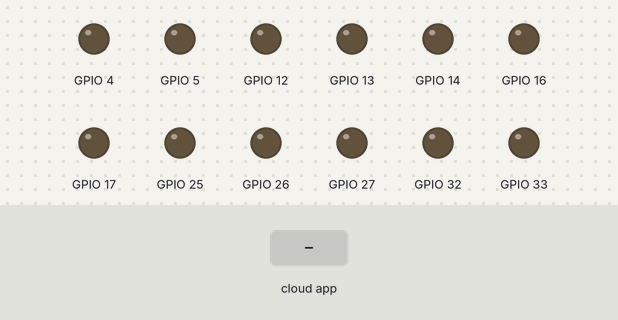
Bench run of a sketch on a simulated ESP32. Shown: output pins drawn as LEDs (lit = HIGH). The test bench sets the inputs (shaded band). The ROS host is connected and sends only what is stated.

Above: at 1.2 s.
1.3 s: the phone or cloud app sets linear.x to -100
At 1.7 s:
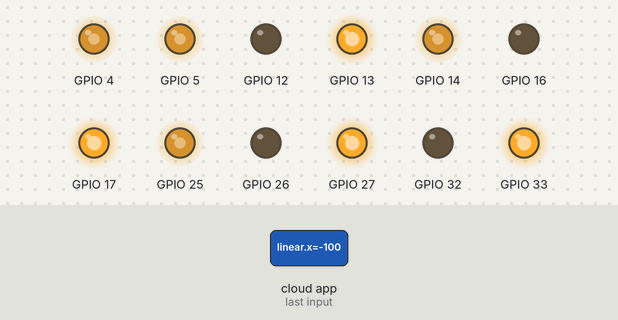
3.3 s: the phone or cloud app sets angular.z to -100
At 3.7 s:
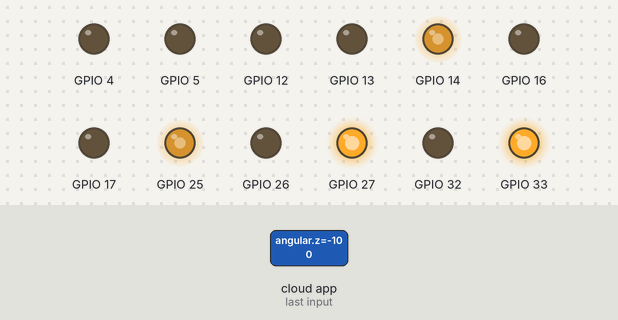
5.3 s: the phone or cloud app sets linear.x to 0
At 5.7 s:
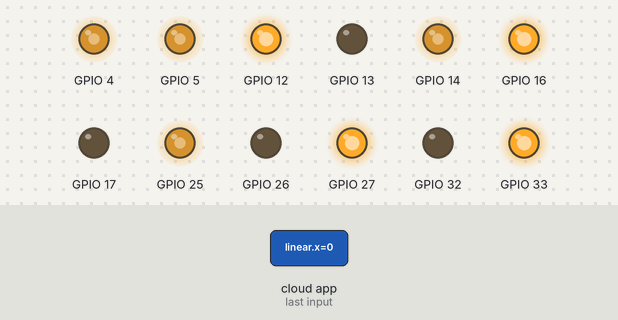
7.3 s: the phone or cloud app sets angular.z to 100
At 7.7 s:
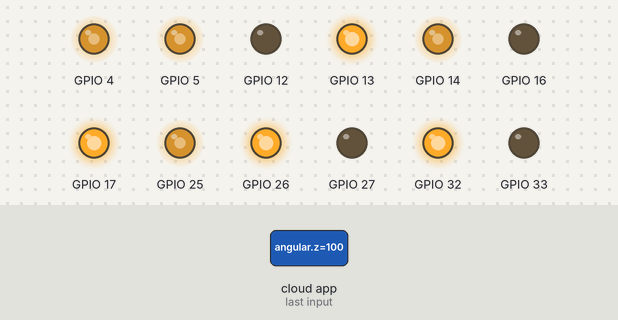
9.3 s: the phone or cloud app sets linear.x to 100
At 9.7 s:
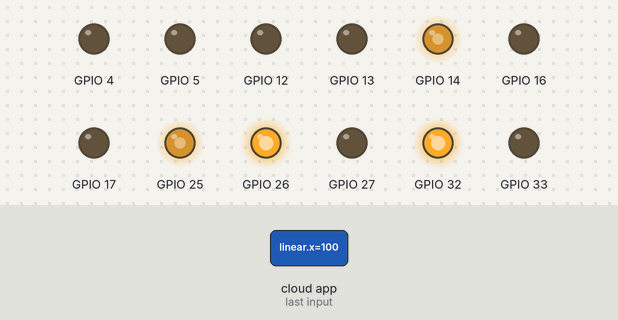
11.3 s: the phone or cloud app sets angular.z to 0
At 11.7 s:
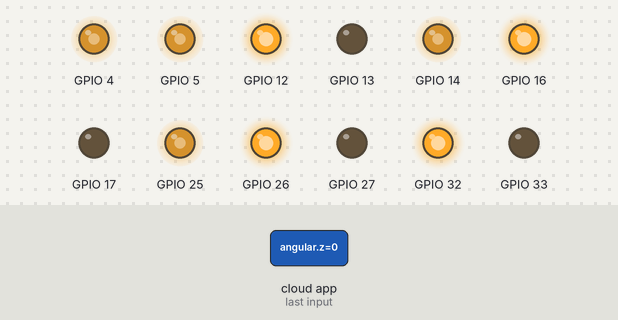
Timing chart, 0 to 14.3 s (numbered marks = the images above; inputs shaded):
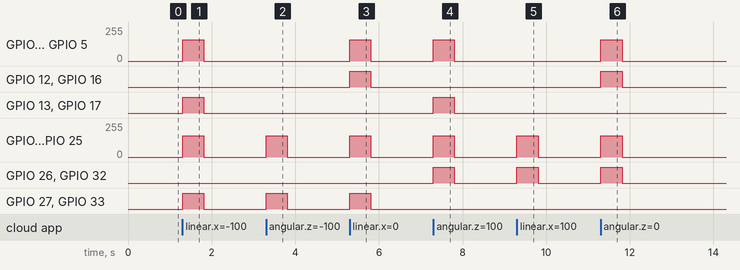

The sketch:

wroom_mecanum.ino
```cpp
// ESP32-WROOM mecanum motor controller (micro-ROS). Subscribes /cmd_vel.
#include <micro_ros_arduino.h>
#include <rcl/rcl.h>
#include <rclc/rclc.h>
#include <rclc/executor.h>
#include <geometry_msgs/msg/twist.h>

#define FL_IN1 12
#define FL_IN2 13
#define FL_EN  4
#define RL_IN1 16
#define RL_IN2 17
#define RL_EN  5
#define FR_IN1 27
#define FR_IN2 26
#define FR_EN  25
#define RR_IN1 33
#define RR_IN2 32
#define RR_EN  14
#define MAXP 160
#define MINP 90

rcl_subscription_t sub;
geometry_msgs__msg__Twist msg;
rclc_support_t support; rcl_allocator_t alloc; rcl_node_t node; rclc_executor_t exec;
enum st {WAIT,AV,CON,DIS} state; unsigned long lastCmd=0;

int shape(float v){int p=(int)(fabs(v)*MAXP);if(p==0)return 0;if(p<MINP)p=MINP;if(p>MAXP)p=MAXP;return v<0?-p:p;}
void drive(int i1,int i2,int en,int s){
  if(s>0){digitalWrite(i1,HIGH);digitalWrite(i2,LOW);}
  else if(s<0){digitalWrite(i1,LOW);digitalWrite(i2,HIGH);}
  else{digitalWrite(i1,LOW);digitalWrite(i2,LOW);}
  analogWrite(en,abs(s));
}
void wheels(float fl,float rl,float fr,float rr){
  drive(FL_IN1,FL_IN2,FL_EN,shape(fl));
  drive(RL_IN1,RL_IN2,RL_EN,shape(rl));
  drive(FR_IN1,FR_IN2,FR_EN,-shape(fr));
  drive(RR_IN1,RR_IN2,RR_EN,-shape(rr));
}
void cb(const void*mi){
  const geometry_msgs__msg__Twist*m=(const geometry_msgs__msg__Twist*)mi;
  float x=m->linear.x, y=m->linear.y, w=m->angular.z; float s=0.12;
  float fl=(x - y - w)/s, fr=(x + y + w)/s, rl=(x + y - w)/s, rr=(x - y + w)/s;
  float mx=fmax(fmax(fabs(fl),fabs(fr)),fmax(fabs(rl),fabs(rr)));
  if(mx>1.0){fl/=mx;fr/=mx;rl/=mx;rr/=mx;}
  wheels(fl,rl,fr,rr); lastCmd=millis();
}
bool create(){
  alloc=rcl_get_default_allocator();
  rclc_support_init(&support,0,NULL,&alloc);
  rclc_node_init_default(&node,"esp32_motor_node","",&support);
  rclc_subscription_init_default(&sub,&node,ROSIDL_GET_MSG_TYPE_SUPPORT(geometry_msgs,msg,Twist),"cmd_vel");
  rclc_executor_init(&exec,&support.context,1,&alloc);
  rclc_executor_add_subscription(&exec,&sub,&msg,&cb,ON_NEW_DATA);
  return true;
}
void destroy(){
  rmw_context_t*rc=rcl_context_get_rmw_context(&support.context);
  rmw_uros_set_context_entity_destroy_session_timeout(rc,0);
  rcl_subscription_fini(&sub,&node);rclc_executor_fini(&exec);rcl_node_fini(&node);rclc_support_fini(&support);
}
void pins(){int p[]={FL_IN1,FL_IN2,FL_EN,RL_IN1,RL_IN2,RL_EN,FR_IN1,FR_IN2,FR_EN,RR_IN1,RR_IN2,RR_EN};for(int x:p)pinMode(x,OUTPUT);wheels(0,0,0,0);}
void setup(){pins();set_microros_transports();state=WAIT;}
void loop(){
  switch(state){
    case WAIT: if(RMW_RET_OK==rmw_uros_ping_agent(100,1))state=AV; break;
    case AV: state=create()?CON:WAIT; if(state==WAIT)destroy(); break;
    case CON:
      if(RMW_RET_OK!=rmw_uros_ping_agent(100,1)){state=DIS;break;}
      rclc_executor_spin_some(&exec,RCL_MS_TO_NS(10));
      if(millis()-lastCmd>500)wheels(0,0,0,0);
      break;
    case DIS: wheels(0,0,0,0); destroy(); state=WAIT; break;
  }
}
```

Measured:
- after the input at 1.3 s, GPIO 4, GPIO 5, GPIO 14, GPIO 25: 0/255 → 160/255 at once, → 0/255 0.51 s later; GPIO 13, GPIO 17, GPIO 27, GPIO 33: LOW → HIGH at once, → LOW 0.51 s later
- after the input at 3.3 s, GPIO 14, GPIO 25: 0/255 → 160/255 at once, → 0/255 0.51 s later; GPIO 27, GPIO 33: LOW → HIGH at once, → LOW 0.51 s later
- after the input at 5.3 s, GPIO 4, GPIO 5, GPIO 14, GPIO 25: 0/255 → 160/255 at once, → 0/255 0.51 s later; GPIO 12, GPIO 16, GPIO 27, GPIO 33: LOW → HIGH at once, → LOW 0.51 s later
- after the input at 7.3 s, GPIO 4, GPIO 5, GPIO 14, GPIO 25: 0/255 → 160/255 at once, → 0/255 0.51 s later; GPIO 13, GPIO 17, GPIO 26, GPIO 32: LOW → HIGH at once, → LOW 0.51 s later
- after the input at 9.3 s, GPIO 14, GPIO 25: 0/255 → 160/255 at once, → 0/255 0.51 s later; GPIO 26, GPIO 32: LOW → HIGH at once, → LOW 0.51 s later
- after the input at 11.3 s, GPIO 4, GPIO 5, GPIO 14, GPIO 25: 0/255 → 160/255 at once, → 0/255 0.51 s later; GPIO 12, GPIO 16, GPIO 26, GPIO 32: LOW → HIGH at once, → LOW 0.51 s later
